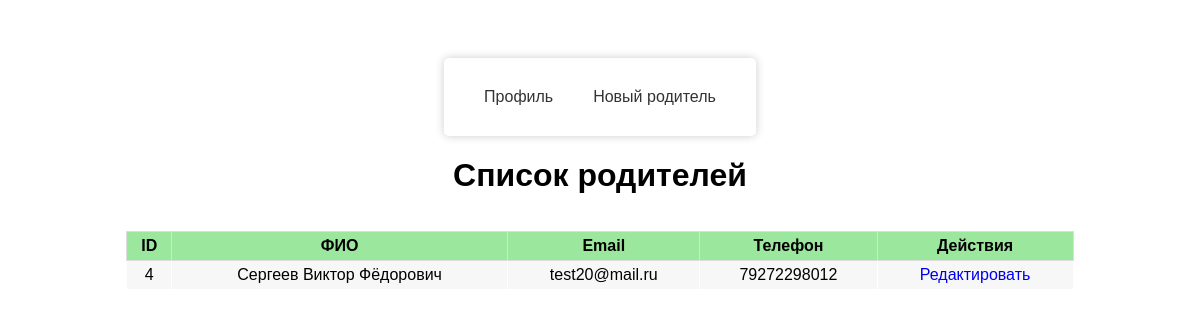
/src/users/students_parents/EditParent.php (signed in), run on the app's committed database.
### tables this page shows
CREATE TABLE `parents` (
  `id` int(11) NOT NULL,
  `id_user` int(11) NOT NULL,
  `Fio` varchar(255) NOT NULL,
  `email` varchar(255) NOT NULL,
  `phone` varchar(20) NOT NULL
);

### src/users/students_parents/EditParent.php (the view, shortened to what this page needs)
<!DOCTYPE html>
<html>
<head>
</head>
<body>
<?php
require_once $_SERVER['DOCUMENT_ROOT']."/src/common/functions.php";
?>
<div class="wrapper">
    <main>
        <nav>
            <ul>
                <li><?php echo (profile()); ?></li>
                <li><a href="NewParent.php">Новый родитель</a></li>
            </ul>
        </nav>
    </main>
    <h1>Список родителей</h1>
    <?php
    $pdo = connect();
    $sql = "SELECT p.id,p.id_user, p.Fio,p.email,p.phone FROM parents p ORDER BY p.id";
    $stmt = $pdo->query($sql);
    echo '<table class="table">';
    echo '<tr><th>ID</th><th>ФИО</th><th>Email</th><th>Телефон</th><th>Действия</th></tr>';
    while ($row = $stmt->fetch()) {
        $id = $row['id'];
        $fio = $row['Fio'];
        $email = $row['email'];
        $phone = $row['phone'];
        echo '<tr>';
        echo '<td>' . $id . '</td>';
        echo '<td>' . $fio . '</td>';
        echo '<td>' . $email . '</td>';
        echo '<td>' . $phone . '</td>';
        echo '<td><a href="EditParentData.php?id=' . $id . '">Редактировать</a></td>';
        echo '</tr>';
    }
    echo '</table>';
    ?>
</div>
</body>
</html><?php

### src/users/students_parents/EditParent.php (style rules this page uses)
.wrapper { display: flex; justify-content: center; align-items: center; height: 100%; width: 100%; flex-direction: column; font-family: Arial, sans-serif; }
.table { border: 1px solid #eee; table-layout: auto; width: 80%; margin-bottom: 15px; margin-top: 15px; text-align: center; border-collapse: collapse; }
.table th { font-weight: bold; padding: 5px; background-color: #9ce79e; border: 1px solid #dddddd; }
.table td { padding: 5px 10px; border: 1px solid #ffffff; text-align: center; }
.table tbody tr:nth-child(odd) { background-color: #ffffff; }
.table tbody tr:nth-child(even) { background: #F7F7F7; }
a { margin-bottom: 20px; text-decoration: none }
@media screen and (min-width: 768px) { main { display: flex; justify-content: center; align-items: center; margin-top: 50px; } }
@media screen and (min-width: 768px) { nav { background-color: #fff; border-radius: 5px; box-shadow: 0 0 10px rgba(0, 0, 0, 0.2); padding:20px; } }
@media screen and (min-width: 768px) { nav ul { display: flex; flex-wrap: wrap; justify-content: center; list-style: none; margin: 0; padding: 0; } }
@media screen and (min-width: 768px) { nav li { margin: 10px; } }
@media screen and (min-width: 768px) { nav a { color: #333; text-decoration: none; padding: 10px; border-radius: 5px; transition: background-color 0.3s ease; } }

### data on the page
parents: id "4", Fio "Сергеев Виктор Фёдорович", email "test20@mail.ru", phone "79272298012"
